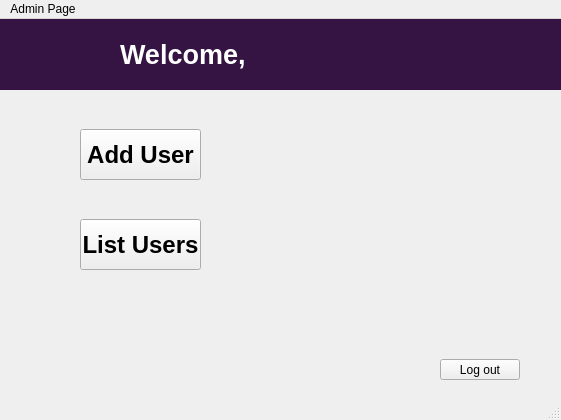
<?xml version="1.0" encoding="UTF-8"?>
<ui version="4.0">
 <class>AdminPage</class>
 <widget class="QMainWindow" name="AdminPage">
  <property name="geometry">
   <rect>
    <x>0</x>
    <y>0</y>
    <width>561</width>
    <height>420</height>
   </rect>
  </property>
  <property name="windowTitle">
   <string>MainWindow</string>
  </property>
  <property name="styleSheet">
   <string notr="true"/>
  </property>
  <widget class="QWidget" name="centralwidget">
   <widget class="QLabel" name="labelWelcomeAdmin">
    <property name="geometry">
     <rect>
      <x>0</x>
      <y>0</y>
      <width>671</width>
      <height>71</height>
     </rect>
    </property>
    <property name="font">
     <font>
      <pointsize>20</pointsize>
      <bold>true</bold>
     </font>
    </property>
    <property name="styleSheet">
     <string notr="true">QLabel
{
 background-color:rgb(53,20,68);
color:white
}</string>
    </property>
    <property name="text">
     <string>                Welcome, </string>
    </property>
    <property name="alignment">
     <set>Qt::AlignmentFlag::AlignLeading|Qt::AlignmentFlag::AlignLeft|Qt::AlignmentFlag::AlignVCenter</set>
    </property>
   </widget>
   <widget class="QPushButton" name="pushButtonAddUser">
    <property name="geometry">
     <rect>
      <x>80</x>
      <y>110</y>
      <width>121</width>
      <height>51</height>
     </rect>
    </property>
    <property name="font">
     <font>
      <pointsize>18</pointsize>
      <bold>true</bold>
     </font>
    </property>
    <property name="text">
     <string>Add User</string>
    </property>
   </widget>
   <widget class="QPushButton" name="pushButtonListUsers">
    <property name="geometry">
     <rect>
      <x>80</x>
      <y>200</y>
      <width>121</width>
      <height>51</height>
     </rect>
    </property>
    <property name="font">
     <font>
      <pointsize>18</pointsize>
      <bold>true</bold>
     </font>
    </property>
    <property name="text">
     <string>List Users</string>
    </property>
   </widget>
   <widget class="QPushButton" name="pushButtonLogOut">
    <property name="geometry">
     <rect>
      <x>440</x>
      <y>340</y>
      <width>80</width>
      <height>21</height>
     </rect>
    </property>
    <property name="text">
     <string>Log out</string>
    </property>
   </widget>
  </widget>
  <widget class="QMenuBar" name="menubar">
   <property name="geometry">
    <rect>
     <x>0</x>
     <y>0</y>
     <width>561</width>
     <height>19</height>
    </rect>
   </property>
   <widget class="QMenu" name="menuAdmin_Page">
    <property name="title">
     <string>Admin Page</string>
    </property>
   </widget>
   <addaction name="menuAdmin_Page"/>
  </widget>
  <widget class="QStatusBar" name="statusbar"/>
 </widget>
 <resources/>
 <connections/>
</ui>
